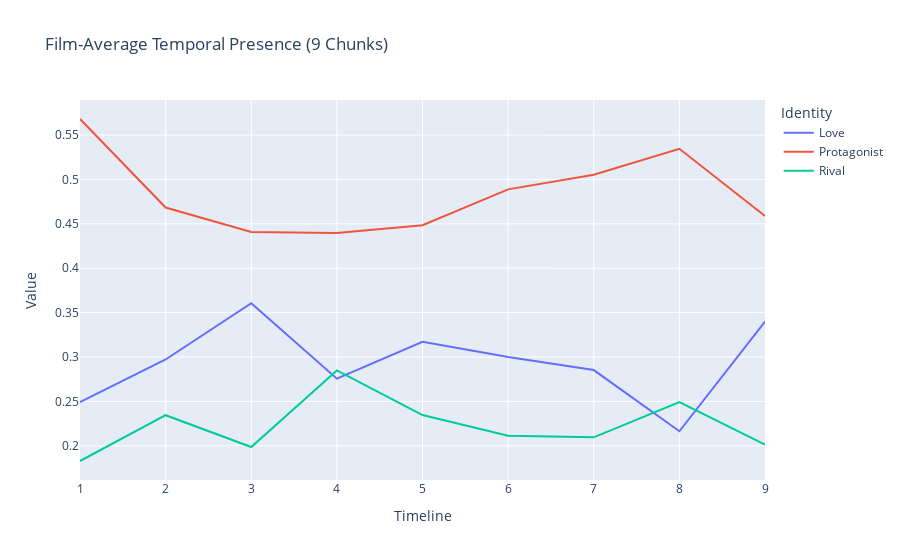

This figure's notebook cell:
### Markdown cell above
### CHUNKED PRESENCE WITH FILM MEANS

### Code cell
CHUNKING = 9

# User plotly to visualize something

import plotly.express as px
import pandas as pd

# Load all csv files in csv/
import glob
import os

csv_files = glob.glob("csv/*.csv")

USE_GENERAL_NAMES = True # Keep true
USE_GENDER_NAMES = False

USE_FILM_AVERAGE = True # Better keep true

IGNORE_MINOR_CHARACTERS = True

FILM_FRAME_TOTALS = {
	"Cliff": 2097,
	"Our Village": 2377,
	"Diary of Nurse": 2297,
	"Sabrina": 2751,
	"The Man from Laramie": 2477,
	"Human Desire": 2200,
	"Chikamatsu Story": 2460,
	"Black River": 2552,
	"Duel in the Sun": 3207,
	"Gilda": 2652,
	"Jigoku Mon": 2151,
	"Kurutta Kajitsu": 2076,
	"Notorious": 2433,
	"Oklahoma": 3577,
	"Vikings": 2740,
	"Waves of Life": 2465
}

RIVALS = ["Keming", "Professor Yuan", "Haoru", "David", "Vic", "Carl", "Ishun", "Hitokiri Joe", "Natsuhisa", "Bo Kang", "Wataru", "Jud", "Alex Sebastian", "Ballin", "Einar", "Jesse"]
MALES = ["Zhanwu", "Fan Jun", "Changping", "Linus", "Will", "Jeff", "Mohei", "Nishida", "Haruji", "Jin Zhang", "Moritoo", "Curly", "Devlin", "Johnny", "Eric", "Lewt"]
LADIES = ["Shuzhen", "Fang Qing", "Suhua", "Sabrina", "Barbara", "Vicki", "Osan", "Shizuko", "Eri", "Ye Suping", "Kesa", "Laurey", "Alicia", "Gilda", "Morgana", "Pearl"]

PROTAGONISTS = ["Zhanwu", "Fang Qing", "Suhua", "Sabrina", "Will", "Jeff", "Mohei", "Nishida", "Haruji", "Jin Zhang", "Moritoo", "Curly", "Alicia", "Johnny", "Eric", "Pearl"]
LOVES = ["Shuzhen", "Fan Jun", "Changping", "Linus", "Barbara", "Vicki", "Osan", "Shizuko", "Eri", "Ye Suping", "Kesa", "Laurey", "Devlin", "Gilda", "Morgana", "Lewt"]

def find_section(range_start, range_end, num_sections, value):
    """
    Given a range [range_start, range_end], this function splits it into
    num_sections and returns which section (1-based index) the value falls into.

    :param range_start: The start of the range (inclusive).
    :param range_end: The end of the range (inclusive).
    :param num_sections: Number of sections to divide the range into.
    :param value: The value for which we want to determine the section index.
    :return: The section index (1-based) where the value fits.
    """
    # Handle edge cases, e.g., if value < range_start or value > range_end
    if value <= range_start:
        return 1
    if value >= range_end:
        return num_sections

    # Compute the size of each section
    section_size = (range_end - range_start) / num_sections

    # Determine which section the value falls into using integer division
    section_index = int((value - range_start) // section_size) + 1

    # Make sure the section index doesn't exceed num_sections
    if section_index > num_sections:
        section_index = num_sections

    return section_index

def get_name(name):
	if USE_GENDER_NAMES:
		if name in MALES:
			name = "Male"
		elif name in LADIES:
			name = "Female"
	else:
		if name in PROTAGONISTS:
			name = "Protagonist"
		elif name in LOVES:
			name = "Love"
	return name

data = []
chunks = []
chunk_totals = {}
chunk_all_totals = []
for i in range(CHUNKING + 1):
	chunk_all_totals.append(0)
for i in range(CHUNKING + 1):
	chunks.append({})

for file in csv_files:
	film = file[4:-4]
	with open(file) as f:
		lines = f.readlines()[2:]
		for line in lines:
			line = line.split(",")
			if line[5] != "\"N/A\"":
				# Att 3 is frame numbder / film's total frames (the film is the name of the current csv file)
				total = FILM_FRAME_TOTALS[os.path.basename(file)[:-4]]
				frame = int(line[0][1:][:-1])
				name = line[5][1:][:-1]
				if USE_GENERAL_NAMES:
					if name in RIVALS:
						name = "Rival"
					name = get_name(name)
				if IGNORE_MINOR_CHARACTERS:
					if USE_GENERAL_NAMES:
						if name not in ["Rival", "Protagonist", "Female", "Male", "Love"]:
							continue
					else:
						if name not in RIVALS:
							if name not in PROTAGONISTS:
								if name not in LOVES:
									continue

				time = find_section(0, total, CHUNKING, frame)

				name = film + ":::" + name
				chunk_all_totals[time] += 1

				# the chunk array time participant is a dictionary of the participants in that chunk
				chunk_key = film + "---" + f"{time}"
				if chunk_key not in chunk_totals:
					chunk_totals[chunk_key] = 0

				chunk_totals[chunk_key] += 1
				if name not in chunks[time]:
					chunks[time][name] = 0
				chunks[time][name] += 1
				#data.append([frame, line[1], name, time])

for i in range(CHUNKING+1):
	names = {}
	for name in chunks[i]:
		# print(name)
		
		films = name.split(":::")
		real_name = films[1]
		real_film = films[0]

		total = chunk_totals[real_film + "---" + f"{i}"]
		character_in_chunk = chunks[i][name]
		avg = character_in_chunk / total
		if real_name not in names:
			names[real_name] = 0
		if USE_FILM_AVERAGE:
			names[real_name] += avg
		else:
			names[real_name] += character_in_chunk

	for name in names:
		chunk_total = names[name]
		real_avg = chunk_total / len(FILM_FRAME_TOTALS)

		data.append([i, name, real_avg])

df = pd.DataFrame(data, columns=["Timeline", "Identity", "Value"])
df["Identity"] = df["Identity"].astype(str)
df["Identity"] = df["Identity"].apply(lambda x: x.split(" ")[0])

# Create a scatter plot of the data
fig = px.line(df, x="Timeline", y="Value", color="Identity", title=f"Film-Average Temporal Presence ({CHUNKING} Chunks)")
fig.show()

### Figure 1 — Plotly figure (JSON) as saved in the notebook; plotly's stock layout.template omitted (floating-point values rounded to 4 significant figures)
{"data": [{"hovertemplate": "Identity=Love<br>Timeline=%{x}<br>Value=%{y}<extra></extra>", "legendgroup": "Love", "line": {"color": "#636efa", "dash": "solid"}, "marker": {"symbol": "circle"}, "mode": "lines", "name": "Love", "orientation": "v", "showlegend": true, "type": "scatter", "x": [1, 2, 3, 4, 5, 6, 7, 8, 9], "xaxis": "x", "y": [0.2491, 0.2972, 0.3606, 0.2755, 0.3171, 0.2999, 0.2853, 0.2163, 0.3399], "yaxis": "y"}, {"hovertemplate": "Identity=Protagonist<br>Timeline=%{x}<br>Value=%{y}<extra></extra>", "legendgroup": "Protagonist", "line": {"color": "#EF553B", "dash": "solid"}, "marker": {"symbol": "circle"}, "mode": "lines", "name": "Protagonist", "orientation": "v", "showlegend": true, "type": "scatter", "x": [1, 2, 3, 4, 5, 6, 7, 8, 9], "xaxis": "x", "y": [0.5681, 0.4684, 0.4408, 0.4396, 0.4484, 0.4888, 0.5053, 0.5345, 0.4587], "yaxis": "y"}, {"hovertemplate": "Identity=Rival<br>Timeline=%{x}<br>Value=%{y}<extra></extra>", "legendgroup": "Rival", "line": {"color": "#00cc96", "dash": "solid"}, "marker": {"symbol": "circle"}, "mode": "lines", "name": "Rival", "orientation": "v", "showlegend": true, "type": "scatter", "x": [1, 2, 3, 4, 5, 6, 7, 8, 9], "xaxis": "x", "y": [0.1828, 0.2344, 0.1986, 0.2848, 0.2345, 0.2113, 0.2095, 0.2492, 0.2014], "yaxis": "y"}], "layout": {"legend": {"title": {"text": "Identity"}, "tracegroupgap": 0}, "title": {"text": "Film-Average Temporal Presence (9 Chunks)"}, "xaxis": {"anchor": "y", "domain": [0, 1], "title": {"text": "Timeline"}}, "yaxis": {"anchor": "x", "domain": [0, 1], "title": {"text": "Value"}}}}
